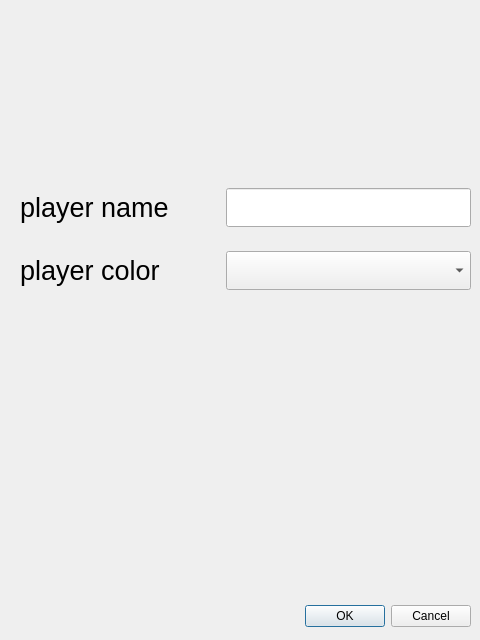
<?xml version="1.0" encoding="UTF-8"?>
<ui version="4.0">
 <class>PlayerInfo</class>
 <widget class="QDialog" name="PlayerInfo">
  <property name="geometry">
   <rect>
    <x>0</x>
    <y>0</y>
    <width>480</width>
    <height>640</height>
   </rect>
  </property>
  <property name="windowTitle">
   <string>Dialog</string>
  </property>
  <widget class="QDialogButtonBox" name="buttonBox">
   <property name="geometry">
    <rect>
     <x>10</x>
     <y>600</y>
     <width>461</width>
     <height>32</height>
    </rect>
   </property>
   <property name="orientation">
    <enum>Qt::Horizontal</enum>
   </property>
   <property name="standardButtons">
    <set>QDialogButtonBox::Cancel|QDialogButtonBox::Ok</set>
   </property>
  </widget>
  <widget class="QWidget" name="layoutWidget">
   <property name="geometry">
    <rect>
     <x>20</x>
     <y>160</y>
     <width>451</width>
     <height>140</height>
    </rect>
   </property>
   <layout class="QVBoxLayout" name="verticalLayout">
    <property name="topMargin">
     <number>10</number>
    </property>
    <item>
     <layout class="QHBoxLayout" name="horizontalLayout">
      <property name="topMargin">
       <number>10</number>
      </property>
      <item>
       <widget class="QLabel" name="label">
        <property name="minimumSize">
         <size>
          <width>200</width>
          <height>0</height>
         </size>
        </property>
        <property name="font">
         <font>
          <pointsize>20</pointsize>
         </font>
        </property>
        <property name="text">
         <string>player name</string>
        </property>
       </widget>
      </item>
      <item>
       <widget class="QLineEdit" name="playername">
        <property name="font">
         <font>
          <pointsize>20</pointsize>
         </font>
        </property>
       </widget>
      </item>
     </layout>
    </item>
    <item>
     <layout class="QHBoxLayout" name="horizontalLayout_2">
      <property name="topMargin">
       <number>10</number>
      </property>
      <item>
       <widget class="QLabel" name="label_2">
        <property name="maximumSize">
         <size>
          <width>200</width>
          <height>200</height>
         </size>
        </property>
        <property name="font">
         <font>
          <pointsize>20</pointsize>
         </font>
        </property>
        <property name="text">
         <string>player color</string>
        </property>
       </widget>
      </item>
      <item>
       <widget class="QComboBox" name="playercolor">
        <property name="font">
         <font>
          <pointsize>20</pointsize>
         </font>
        </property>
       </widget>
      </item>
     </layout>
    </item>
   </layout>
  </widget>
 </widget>
 <resources/>
 <connections>
  <connection>
   <sender>buttonBox</sender>
   <signal>accepted()</signal>
   <receiver>PlayerInfo</receiver>
   <slot>accept()</slot>
   <hints>
    <hint type="sourcelabel">
     <x>248</x>
     <y>254</y>
    </hint>
    <hint type="destinationlabel">
     <x>157</x>
     <y>274</y>
    </hint>
   </hints>
  </connection>
  <connection>
   <sender>buttonBox</sender>
   <signal>rejected()</signal>
   <receiver>PlayerInfo</receiver>
   <slot>reject()</slot>
   <hints>
    <hint type="sourcelabel">
     <x>316</x>
     <y>260</y>
    </hint>
    <hint type="destinationlabel">
     <x>286</x>
     <y>274</y>
    </hint>
   </hints>
  </connection>
 </connections>
</ui>
